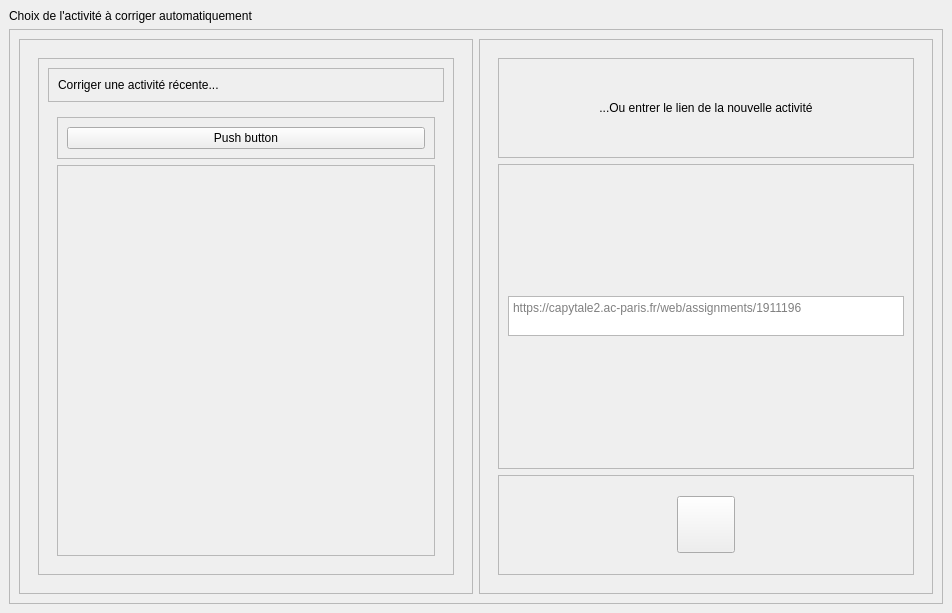
<?xml version="1.0" encoding="UTF-8"?>
<ui version="4.0">
 <class>MainWindow</class>
 <widget class="QMainWindow" name="MainWindow">
  <property name="geometry">
   <rect>
    <x>0</x>
    <y>0</y>
    <width>952</width>
    <height>613</height>
   </rect>
  </property>
  <property name="windowTitle">
   <string>MainWindow</string>
  </property>
  <widget class="QWidget" name="centralwidget">
   <layout class="QVBoxLayout" name="verticalLayout_3">
    <item>
     <widget class="TitleLabel" name="TitleLabel">
      <property name="text">
       <string>Choix de l'activité à corriger automatiquement</string>
      </property>
     </widget>
    </item>
    <item>
     <widget class="QFrame" name="BodyFrame">
      <property name="frameShape">
       <enum>QFrame::StyledPanel</enum>
      </property>
      <property name="frameShadow">
       <enum>QFrame::Raised</enum>
      </property>
      <layout class="QHBoxLayout" name="horizontalLayout_3">
       <item>
        <layout class="QHBoxLayout" name="horizontalLayout_2">
         <item>
          <widget class="QFrame" name="frame_2">
           <property name="frameShape">
            <enum>QFrame::StyledPanel</enum>
           </property>
           <property name="frameShadow">
            <enum>QFrame::Raised</enum>
           </property>
           <layout class="QVBoxLayout" name="verticalLayout_2">
            <item>
             <widget class="CardWidget" name="CardWidget">
              <layout class="QHBoxLayout" name="horizontalLayout_4">
               <item>
                <widget class="QFrame" name="frame">
                 <property name="frameShape">
                  <enum>QFrame::StyledPanel</enum>
                 </property>
                 <property name="frameShadow">
                  <enum>QFrame::Raised</enum>
                 </property>
                 <layout class="QHBoxLayout" name="horizontalLayout_5">
                  <item>
                   <layout class="QVBoxLayout" name="verticalLayout_7">
                    <item>
                     <widget class="QFrame" name="frame_5">
                      <property name="frameShape">
                       <enum>QFrame::StyledPanel</enum>
                      </property>
                      <property name="frameShadow">
                       <enum>QFrame::Raised</enum>
                      </property>
                      <layout class="QHBoxLayout" name="horizontalLayout">
                       <item>
                        <widget class="SubtitleLabel" name="SubtitleLabel_2">
                         <property name="text">
                          <string>Corriger une activité récente...</string>
                         </property>
                        </widget>
                       </item>
                      </layout>
                     </widget>
                    </item>
                    <item>
                     <widget class="ScrollArea" name="ScrollArea">
                      <property name="sizePolicy">
                       <sizepolicy hsizetype="Preferred" vsizetype="Expanding">
                        <horstretch>0</horstretch>
                        <verstretch>0</verstretch>
                       </sizepolicy>
                      </property>
                      <property name="layoutDirection">
                       <enum>Qt::LeftToRight</enum>
                      </property>
                      <property name="frameShape">
                       <enum>QFrame::NoFrame</enum>
                      </property>
                      <property name="frameShadow">
                       <enum>QFrame::Plain</enum>
                      </property>
                      <property name="widgetResizable">
                       <bool>true</bool>
                      </property>
                      <property name="alignment">
                       <set>Qt::AlignLeading|Qt::AlignLeft|Qt::AlignTop</set>
                      </property>
                      <widget class="QWidget" name="scrollAreaWidgetContents">
                       <property name="geometry">
                        <rect>
                         <x>0</x>
                         <y>0</y>
                         <width>377</width>
                         <height>389</height>
                        </rect>
                       </property>
                       <layout class="QVBoxLayout" name="verticalLayout_8">
                        <item>
                         <widget class="QFrame" name="buttonsFrame">
                          <property name="frameShape">
                           <enum>QFrame::StyledPanel</enum>
                          </property>
                          <property name="frameShadow">
                           <enum>QFrame::Raised</enum>
                          </property>
                          <layout class="QVBoxLayout" name="verticalLayout_9">
                           <item>
                            <widget class="PushButton" name="PushButton">
                             <property name="text">
                              <string>Push button</string>
                             </property>
                            </widget>
                           </item>
                          </layout>
                         </widget>
                        </item>
                        <item>
                         <widget class="QFrame" name="frame_7">
                          <property name="frameShape">
                           <enum>QFrame::StyledPanel</enum>
                          </property>
                          <property name="frameShadow">
                           <enum>QFrame::Raised</enum>
                          </property>
                          <layout class="QHBoxLayout" name="horizontalLayout_6">
                           <item>
                            <spacer name="verticalSpacer">
                             <property name="orientation">
                              <enum>Qt::Vertical</enum>
                             </property>
                             <property name="sizeHint" stdset="0">
                              <size>
                               <width>20</width>
                               <height>277</height>
                              </size>
                             </property>
                            </spacer>
                           </item>
                          </layout>
                         </widget>
                        </item>
                       </layout>
                      </widget>
                     </widget>
                    </item>
                   </layout>
                  </item>
                 </layout>
                </widget>
               </item>
              </layout>
             </widget>
            </item>
           </layout>
          </widget>
         </item>
         <item>
          <widget class="QFrame" name="frame_3">
           <property name="frameShape">
            <enum>QFrame::StyledPanel</enum>
           </property>
           <property name="frameShadow">
            <enum>QFrame::Raised</enum>
           </property>
           <layout class="QVBoxLayout" name="verticalLayout">
            <item>
             <widget class="CardWidget" name="CardWidget_2">
              <layout class="QVBoxLayout" name="verticalLayout_6">
               <item>
                <widget class="QFrame" name="SubtitleFrame">
                 <property name="maximumSize">
                  <size>
                   <width>16777215</width>
                   <height>100</height>
                  </size>
                 </property>
                 <property name="frameShape">
                  <enum>QFrame::StyledPanel</enum>
                 </property>
                 <property name="frameShadow">
                  <enum>QFrame::Raised</enum>
                 </property>
                 <layout class="QVBoxLayout" name="verticalLayout_4">
                  <item>
                   <widget class="SubtitleLabel" name="SubtitleLabel">
                    <property name="text">
                     <string>...Ou entrer le lien de la nouvelle activité</string>
                    </property>
                    <property name="alignment">
                     <set>Qt::AlignCenter</set>
                    </property>
                    <property name="wordWrap">
                     <bool>false</bool>
                    </property>
                   </widget>
                  </item>
                 </layout>
                </widget>
               </item>
               <item>
                <widget class="QFrame" name="frame_4">
                 <property name="frameShape">
                  <enum>QFrame::StyledPanel</enum>
                 </property>
                 <property name="frameShadow">
                  <enum>QFrame::Raised</enum>
                 </property>
                 <layout class="QVBoxLayout" name="verticalLayout_5">
                  <item>
                   <widget class="PlainTextEdit" name="PlainTextEdit">
                    <property name="sizePolicy">
                     <sizepolicy hsizetype="Preferred" vsizetype="Preferred">
                      <horstretch>0</horstretch>
                      <verstretch>0</verstretch>
                     </sizepolicy>
                    </property>
                    <property name="maximumSize">
                     <size>
                      <width>16777215</width>
                      <height>40</height>
                     </size>
                    </property>
                    <property name="placeholderText">
                     <string>https://capytale2.ac-paris.fr/web/assignments/1911196</string>
                    </property>
                   </widget>
                  </item>
                 </layout>
                </widget>
               </item>
               <item>
                <widget class="QFrame" name="ButtonFrame">
                 <property name="maximumSize">
                  <size>
                   <width>16777215</width>
                   <height>100</height>
                  </size>
                 </property>
                 <property name="frameShape">
                  <enum>QFrame::StyledPanel</enum>
                 </property>
                 <property name="frameShadow">
                  <enum>QFrame::Raised</enum>
                 </property>
                 <layout class="QHBoxLayout" name="horizontalLayout_7">
                  <item>
                   <widget class="ToolButton" name="ToolButton_2">
                    <property name="iconSize">
                     <size>
                      <width>50</width>
                      <height>50</height>
                     </size>
                    </property>
                   </widget>
                  </item>
                 </layout>
                </widget>
               </item>
              </layout>
             </widget>
            </item>
           </layout>
          </widget>
         </item>
        </layout>
       </item>
      </layout>
     </widget>
    </item>
   </layout>
  </widget>
 </widget>
 <customwidgets>
  <customwidget>
   <class>PushButton</class>
   <extends>QPushButton</extends>
   <header>qfluentwidgets</header>
  </customwidget>
  <customwidget>
   <class>ToolButton</class>
   <extends>QToolButton</extends>
   <header>qfluentwidgets</header>
  </customwidget>
  <customwidget>
   <class>CardWidget</class>
   <extends>QFrame</extends>
   <header>qfluentwidgets</header>
   <container>1</container>
  </customwidget>
  <customwidget>
   <class>ScrollArea</class>
   <extends>QScrollArea</extends>
   <header>qfluentwidgets</header>
   <container>1</container>
  </customwidget>
  <customwidget>
   <class>SubtitleLabel</class>
   <extends>QLabel</extends>
   <header>qfluentwidgets</header>
  </customwidget>
  <customwidget>
   <class>TitleLabel</class>
   <extends>QLabel</extends>
   <header>qfluentwidgets</header>
  </customwidget>
  <customwidget>
   <class>PlainTextEdit</class>
   <extends>QPlainTextEdit</extends>
   <header>qfluentwidgets</header>
  </customwidget>
 </customwidgets>
 <resources/>
 <connections/>
</ui>
